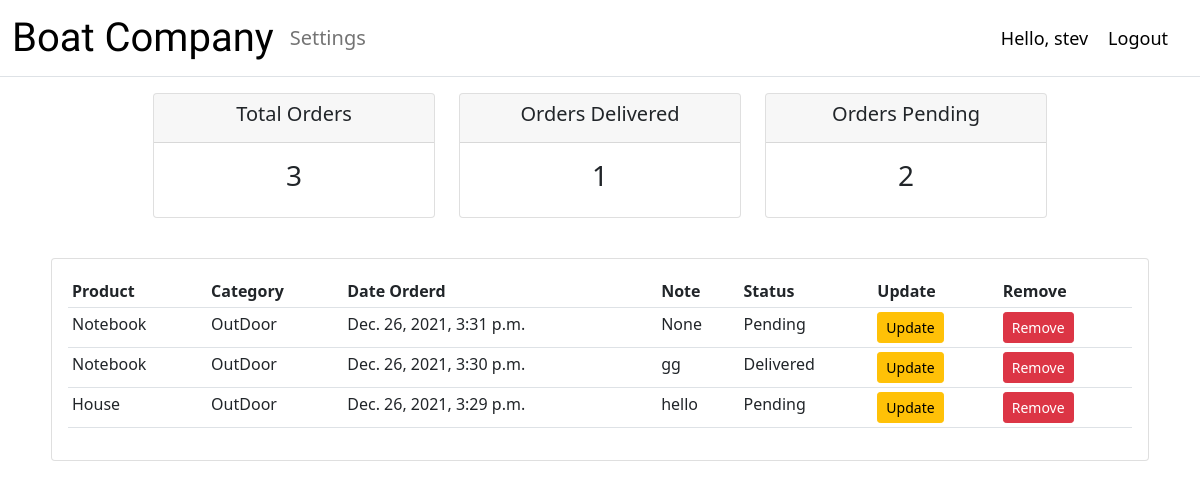
Page /user/ (signed in) on the committed database.
### accounts/models.py (models this page shows, shortened)
class Order(models.Model): #ChildModel
    STATUS = (
        ('Pending','Pending'),
        ('Out for delivery', 'Out for delivery'),
        ('Delivered', 'Delivered')
    )
    customer = models.ForeignKey(Customer, null=True, on_delete= models.SET_NULL)
    product = models.ForeignKey(Product, null=True, on_delete= models.SET_NULL)
    date = models.DateTimeField(auto_now_add=True, null=True)
    status = models.CharField(max_length=200, null=True, choices= STATUS)
    note = models.CharField(max_length=1000, null=True, blank=True)

class Product(models.Model): #ParentModel
    CATEGORY = (
        ('Indoor','Indoor'),
        ('OutDoor',"Outdoor")
    )
    name = models.CharField(max_length=200, null = True)
    price = models.FloatField(null=True)
    category = models.CharField(max_length=200, null=True, choices=CATEGORY)
    description = models.CharField(max_length=200, null=True, blank=True)
    date = models.DateTimeField(auto_now_add=True, null=True)
    tag = models.ManyToManyField(Tag)
    def __str__(self):
        return self.name

### accounts/decorators.py (the view)
        def wrapper_func(request, *args, **kwargs):
            group = None
            if request.user.groups.exists():
                group = request.user.groups.all()[0].name
            if group in allow_roles:
                return view_func(request, *args, **kwargs)
            else:
                return HttpResponse("You are not authorized to view this page")

### accounts/views.py (called while the page is built)
@login_required(login_url='login')
@allowed_users(allow_roles=['customer'])
def userPage(request):
    orders = request.user.customer.order_set.all().order_by('-id')
    total_order = orders.count()
    delivered = orders.filter(status='Delivered').count()
    pending = orders.filter(status='Pending').count()
    context = {"order":orders,"total_order":total_order,
               "delivered":delivered,"pending": pending}
    return render(request,"accounts/userpage.html",context)

### accounts/templates/accounts/userpage.html (shortened to what this page needs)
{% extends 'main.html' %}
{% block content %}
    {% include 'accounts/status.html' %}
    <div class="row mt-4 justify-content-center">
        <div class="col-md-11">
            <div class="card card-body">
                <table class="table table-sm">
                    <tr>
                        <th>Product</th>
                        <th>Category</th>
                        <th>Date Orderd</th>
                        <th>Note</th>
                        <th>Status</th>
                        <th>Update</th>
                        <th>Remove</th>
                    </tr>
                    {% for o in order %}
                        <tr>
                            <td>{{o.product}}</td>
                            <td>{{o.product.category}}</td>
                            <td>{{o.date}}</td>
                            <td>{{o.note}}</td>
                            <td>{{o.status}}</td>
                            <td><a href="{% url 'updateorder' o.id %}" class="btn btn-sm btn-warning">Update</a></td>
                            <td>
                                <button type="button" class="btn btn-sm btn-danger"
                                data-bs-toggle="modal" data-bs-target="#staticBackdrop">
                                    Remove
                                </button>
                            </td>
                        </tr>
                    {% endfor %}
                </table>
            </div>
        </div>
    </div>
{% endblock content %}

### accounts/templates/accounts/navbar.html (shortened to what this page needs)
{% load static %}
<nav class="navbar navbar-expand-lg navbar-light  align-middle border-bottom">
  <div class="container-fluid">
    <div class="logo me-2 nav-item "><a href=" {% url 'home' %}" class="text-decoration-none ">Boat Company</a></div>
    <div class="collapse navbar-collapse" id="navbarSupportedContent">
      <ul class="navbar-nav me-auto mb-2 mb-lg-0 fs-5">
        {% if request.user.is_staff %}
        <li class="nav-item ">
          <a class="nav-link active" aria-current="page" href="{% url 'home' %}">Dashboard</a>
        </li>
        <li class="nav-item ">
          <a class="nav-link active" aria-current="page" href="{% url 'products' %}">Product</a>
        </li>
        {% else %}
        <li class="nav-item">
          <a class="nav-link flex-grow-1" href="{% url 'account' %}">Settings</a>
        </li>
        {% endif %}
      </ul>
        <span class="hello-msg ">Hello, {{request.user}}</span>
        <span ><a  class="hello-msg" href="{% url 'logout' %}">Logout</a></span>
    </div>
    </div>
</nav>

### accounts/templates/accounts/navbar.html (style rules this page uses)
.hello-msg { font-size: 18px; color: rgb(0, 0, 0); margin-right: 20px; }
.logo { font-family: 'Pushster', cursive; font-size: 40px; }
a:link,a:visited { color: #000; text-decoration: none; }

### rows in the picture
Order: product "Notebook", product.category "OutDoor", date "Dec. 26, 2021, 3:31 p.m.", note "None", status "Pending"
Order: product "Notebook", product.category "OutDoor", date "Dec. 26, 2021, 3:30 p.m.", note "gg", status "Delivered"
Order: product "House", product.category "OutDoor", date "Dec. 26, 2021, 3:29 p.m.", note "hello", status "Pending"

### other values in the picture
{{ request.user }} "stev"
{{ total_order }} "3"
{{ delivered }} "1"
{{ pending }} "2"
